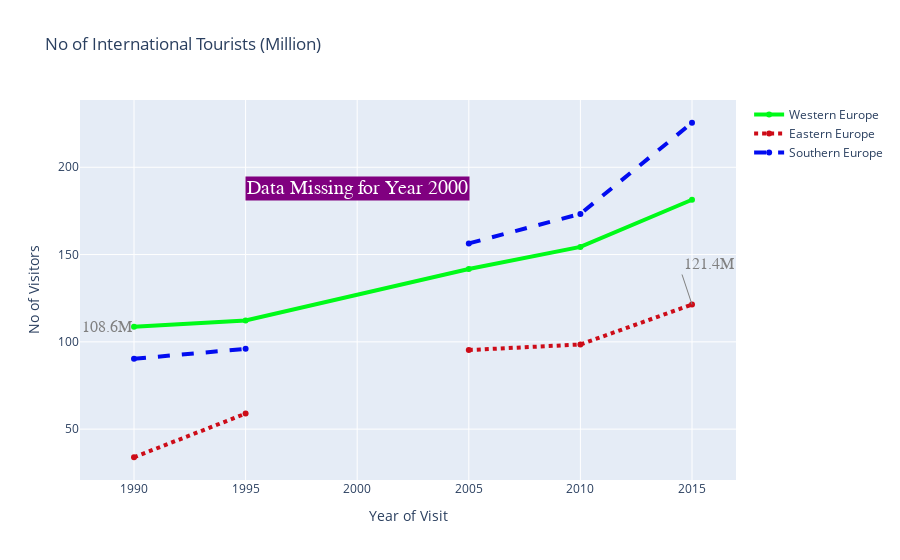

Source (notebook cell):
### Code cell
fig = dict(data=data,layout=layout)
offline.iplot(fig)

### Figure 1 — Plotly figure (JSON) as saved in the notebook; plotly's stock layout.template omitted (floating-point values rounded to 4 significant figures)
{"data": [{"connectgaps": true, "line": {"color": "rgb(0,250,24)", "width": 4}, "name": "Western Europe", "type": "scatter", "x": [1990, 1995, 2000, 2005, 2010, 2015], "y": [108.6, 112.2, null, 141.7, 154.4, 181.4]}, {"connectgaps": false, "line": {"color": "rgb(205,12,24)", "dash": "dot", "width": 4}, "name": "Eastern Europe", "type": "scatter", "x": [1990, 1995, 2000, 2005, 2010, 2015], "y": [33.9, 58.9, null, 95.3, 98.5, 121.4]}, {"line": {"color": "rgba(2,12,240,191)", "dash": "dash", "width": 4}, "name": "Southern Europe", "type": "scatter", "x": [1990, 1995, 2000, 2005, 2010, 2015], "y": [90.3, 96, null, 156.4, 173.3, 225.5]}], "layout": {"annotations": [{"font": {"color": "grey", "family": "Arial", "size": 16}, "showarrow": false, "text": "108.6M", "x": 1990, "xanchor": "right", "y": 108.6, "yanchor": "middle"}, {"arrowcolor": "grey", "font": {"color": "grey", "family": "Arial", "size": 16}, "showarrow": true, "text": "121.4M", "x": 2015, "xanchor": "left", "y": 121.4, "yanchor": "bottom"}, {"bgcolor": "purple", "font": {"color": "white", "family": "Times New Roman", "size": 20}, "showarrow": false, "text": "Data Missing for Year 2000", "x": 2000, "y": 0.8, "yref": "paper"}], "title": {"text": "No of International Tourists (Million)"}, "xaxis": {"title": {"text": "Year of Visit"}}, "yaxis": {"title": {"text": "No of Visitors"}}}}
